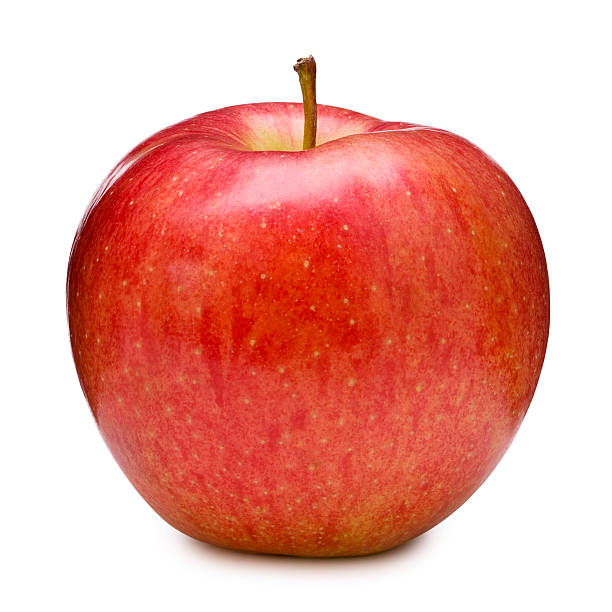
#> input picture ex3/apple.jpeg, 612 x 612 px
$ jupyter execute --allow-errors note.ipynb
#> lines starting #> are read from the running program, lines starting #| are printed output that depends on the picture; after the words box and inside, x2 and y2 are one past the last pixel; in counts of white or black regions, pixels touching at a corner belong together
# Image Blending

[cell 1]
from scipy.signal import convolve2d
import numpy as np
from PIL import Image
from matplotlib import pyplot as plt


def show_image(images):
    if len(images) == 1:
        plt.imshow(255-images[0],cmap='Grays',vmin=0,vmax=255)
    else:
        f,axis = plt.subplots(nrows=1,ncols=len(images))
        for i in range(len(images)):
            axis[i].imshow(255-images[i],cmap='Grays',vmin=0,vmax=255)
            axis[i].axes.get_xaxis().set_visible(False)
            axis[i].axes.get_yaxis().set_visible(False)
    plt.show()

def load_image_to_grays(path : str):
    image = np.asarray(Image.open(path))
    return np.round(0.299*image[:, :, 0]+0.587 * image[:, :, 1]+0.114*image[:, :,  2]).astype(np.uint8)

def get_gausse_pyramid(image):
    size = image.shape[0]
    levels_count = int(np.log2(size))
    levels = []
    levels.append(image)
    for i in range(1,levels_count):
        levels.append(levels[-1][::2,::2])
    return levels

def crop_squre(image):
    size = np.min(image.shape)
    return image[:size,:size]

def fit_to_size(image,size):
    size_to_pad = (size - image.shape[0])
    t = np.abs(np.fft.ifft2(np.pad(np.fft.fftshift(np.fft.fft2(image)),(0,size_to_pad))))
    return ((t-np.min(t))/(np.max(t)-np.min(t))*255).astype('int')
def expand_image(image):
    N = image.shape[0]*2
    expaneded_image = np.zeros((N,N))
    expaneded_image[::2,::2] = image
    expaneded_image[:,:] = convolve2d(expaneded_image,np.array([[1/2,1,1/2]]),mode='same')
    expaneded_image[:,:] = convolve2d(expaneded_image,np.array([[1/2],[1],[1/2]]),mode='same')
    return expaneded_image

def get_laplace_pyramid(image):
    pyramid = []
    for i in range(1,len(image)):
        pyramid.append(image[i-1]-expand_image(image[i]))
    return pyramid

def merge_images(image1,image2,mask):
    if mask.shape[0] != image1.shape[0] or mask.shape[0] != image2.shape[0] or mask.shape[1] != image1.shape[1] or mask.shape[1] != image2.shape[1]:
        raise Exception(f'images and mask have to be in the same size\n Got {image1.shape} {image2.shape} {mask.shape}')
    return image1*mask+(1-mask)*image2

def blend(image1,image2,mask):
    mask_gause = get_gausse_pyramid(mask)
    gause1 = get_gausse_pyramid(image1)
    laplace1 = get_laplace_pyramid(gause1)
    gause2 = get_gausse_pyramid(image2)
    laplace2 = get_laplace_pyramid(gause2)
    blend_laplace = []
    size = min(len(laplace2),len(laplace1))
    base = merge_images(gause1[-1],gause2[-1],mask_gause[-1])
    print(base.dtype)
    print(mask.dtype)
    for i in range(-1,-size-1,-1):
        base = expand_image(base) + merge_images(laplace1[i],laplace2[i],mask_gause[i-1])
    return base

N = 2**10
image1 = load_image_to_grays("./apple.jpeg")
#> in load_image_to_grays, image is the input picture: shape (612, 612, 3); mean R, G, B 234.1, 167.1, 157.2
image2 = load_image_to_grays("./orange.jpeg")
#> call 2 of load_image_to_grays, with path = './orange.jpeg'
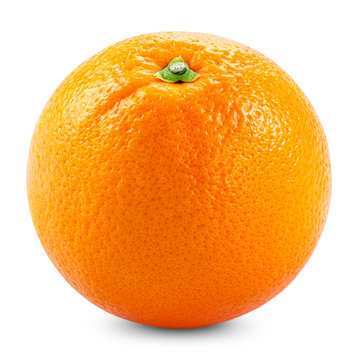
#> input picture ex3/orange.jpeg, 360 x 360 px
#> in load_image_to_grays, image is the input picture: shape (360, 360, 3); mean R, G, B 248.4, 191.3, 127.3
image1 = fit_to_size(image1,N)
#> in fit_to_size, `return ((t-np.min(t))/(np.max(t)-np.min(t))*255).astype('int')`:
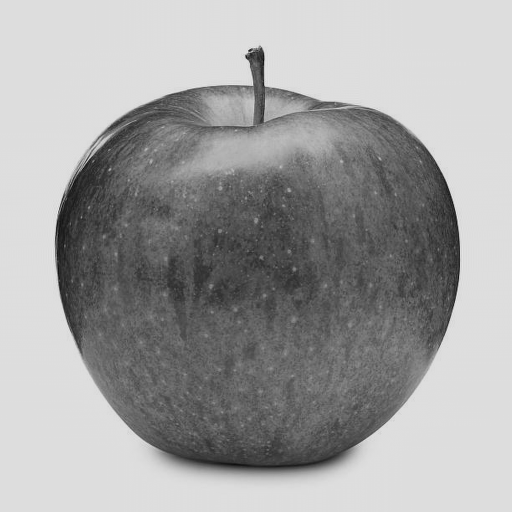
#> returned value: shape (1024, 1024) int64 (shown at 1/2 size); min 0, max 255, mean 160.9
image2 = fit_to_size(image2,N)
N = image1.shape[0]
#> N = 1024
mask = np.zeros((N,N),'int')
mask[N//4:-N//4,N//4:-N//4] = 1
mask = 1- mask

show_image([blend(image1,image2,mask),merge_images(image1,image2,mask)])
#> after the loop in get_gausse_pyramid, `for i in range(1,levels_count):`: levels = 10 items
#> in blend, `mask_gause = get_gausse_pyramid(mask)`:
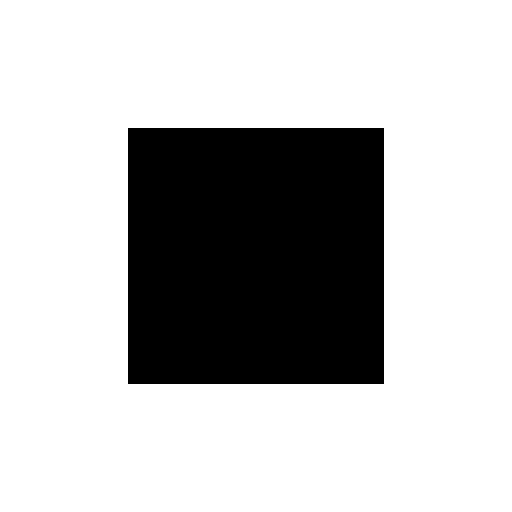
#> mask: shape (1024, 1024) int64 (shown at 1/2 size); values 0 (black) and 1 (white), 75% white; 1 black region, box (x1, y1, x2, y2) and area: (256, 256, 768, 768) 262144
#> the loop in get_laplace_pyramid, `for i in range(1,len(image)):` made 9 passes
#> N in expand_image on passes 1 to 8: 1024, 512, 256, 128, 64, 32, 16, 8
#> N in expand_image on pass 9: 4
#> after the loop in get_laplace_pyramid, `for i in range(1,len(image)):`: pyramid = 9 items
#> in blend, `gause2 = get_gausse_pyramid(image2)`: gause2 = 10 items
#> the loop in get_laplace_pyramid (call 2), `for i in range(1,len(image)):` made 9 passes
#> in blend, `laplace2 = get_laplace_pyramid(gause2)`: laplace2 = 9 items
#> in blend, `size = min(len(laplace2),len(laplace1))`: size = 9
#> in blend, `base = merge_images(gause1[-1],gause2[-1],mask_gause[-1])`: base = [[221, 221], [221, 111]]
#| int64
#| int64
#> after the loop in blend, `for i in range(-1,-size-1,-1):`:
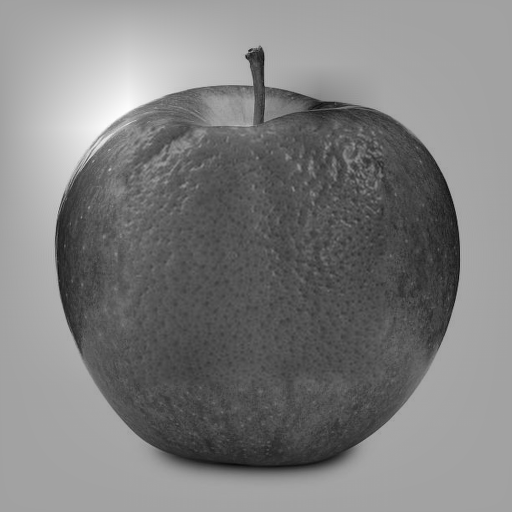
#> base: shape (1024, 1024) float64 (shown at 1/2 size); min 8.58, max 343.1, mean 176; drawn with min black and max white
#> the loop in show_image, `for i in range(len(images)):` made 2 passes
#> in show_image, `plt.show()`:
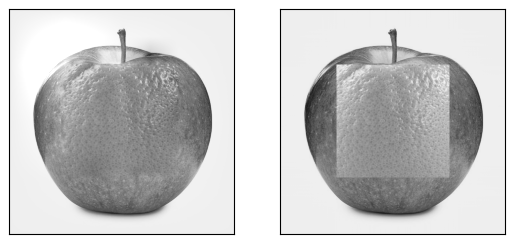
#> figure drawn by matplotlib, 2 panels

N = 2**11
#> (the rest of this cell did not finish here and is left out)

image2 = crop_squre(load_image_to_grays("./image2.jpeg"))
image1 = fit_to_size(image1,N)
image2 = fit_to_size(image2,N)
N = image1.shape[0]
mask = np.zeros((N,N))
mask[:,N//2:] = 1
mask = 1- mask

show_image([blend(image1,image2,mask),merge_images(image1,image2,mask)])

[cell 2]
N = 2**10
#> (the rest of this cell did not finish here and is left out)

image2 = crop_squre(load_image_to_grays("./GANZ.png"))
mask = crop_squre(load_image_to_grays("./BIBIGANZMASK.png"))
image1 = fit_to_size(image1,N)
image2 = fit_to_size(image2,N)
mask[np.where(mask == 0)],mask[np.where(mask > 0)]=0,1
print(np.unique(mask,return_counts=True))
mask = 1-np.round(fit_to_size(mask,N)/255)
show_image([image1*mask,image2*mask])

show_image([blend(image1,image2,mask),blend(image1,image2,1-mask)])

[cell 3]
def hybrid(image1,image2):
    gause1 = get_gausse_pyramid(image1)
    laplace1 = get_laplace_pyramid(gause1)
    gause2 = get_gausse_pyramid(image2)
    laplace2 = get_laplace_pyramid(gause2)
    size = min(len(laplace2),len(laplace1))
    base = gause1[-1]
    for i in range(-1,(-size-1),-1):
        base = expand_image(base) + laplace1[i] if i%2==0 else laplace2[i]
    return base

N = 2**12
#> N = 4096
image1 = load_image_to_grays("./apple.jpeg")
image2 = load_image_to_grays("./orange.jpeg")
image1 = fit_to_size(image1,N)
image2 = fit_to_size(image2,N)
#> call 4 of fit_to_size, with size = 4096
#> in fit_to_size (call 4), `size_to_pad = (size - image.shape[0])`: size_to_pad = 3736
#> in fit_to_size (call 4), `t = np.abs(np.fft.ifft2(np.pad(np.fft.fftshift(np.fft.fft2(image)),(0,..`:
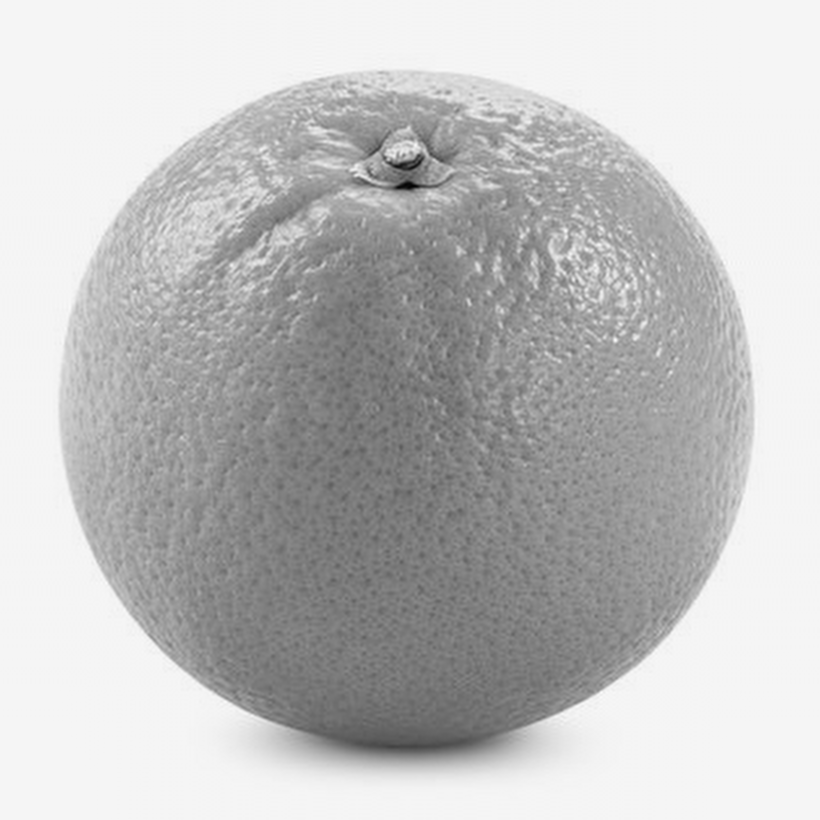
#> t: shape (4096, 4096) float64 (shown at 1/5 size); min 0.0384, max 2.05, mean 1.55; drawn with min black and max white
N = image1.shape[0]
mask = np.zeros((N,N))
mask[:,:] = 0.5

show_image([blend(image1,image2,mask)])
#> in blend (call 2), `mask_gause = get_gausse_pyramid(mask)`: mask_gause = 12 items
#> in blend (call 2), `mask_gause = get_gausse_pyramid(mask)`: mask: shape (4096, 4096) float64; every value is 0.5
#> in blend (call 2), `laplace1 = get_laplace_pyramid(gause1)`: laplace1 = 11 items
#> in blend (call 2), `gause2 = get_gausse_pyramid(image2)`: gause2 = 12 items
#> in blend (call 2), `laplace2 = get_laplace_pyramid(gause2)`: laplace2 = 11 items
#> in blend (call 2), `size = min(len(laplace2),len(laplace1))`: size = 11
#> in blend (call 2), `base = merge_images(gause1[-1],gause2[-1],mask_gause[-1])`: base = [[231, 231], [231, 93.5]]
#| float64
#| float64
#> after the loop in blend (call 2), `for i in range(-1,-size-1,-1):`:
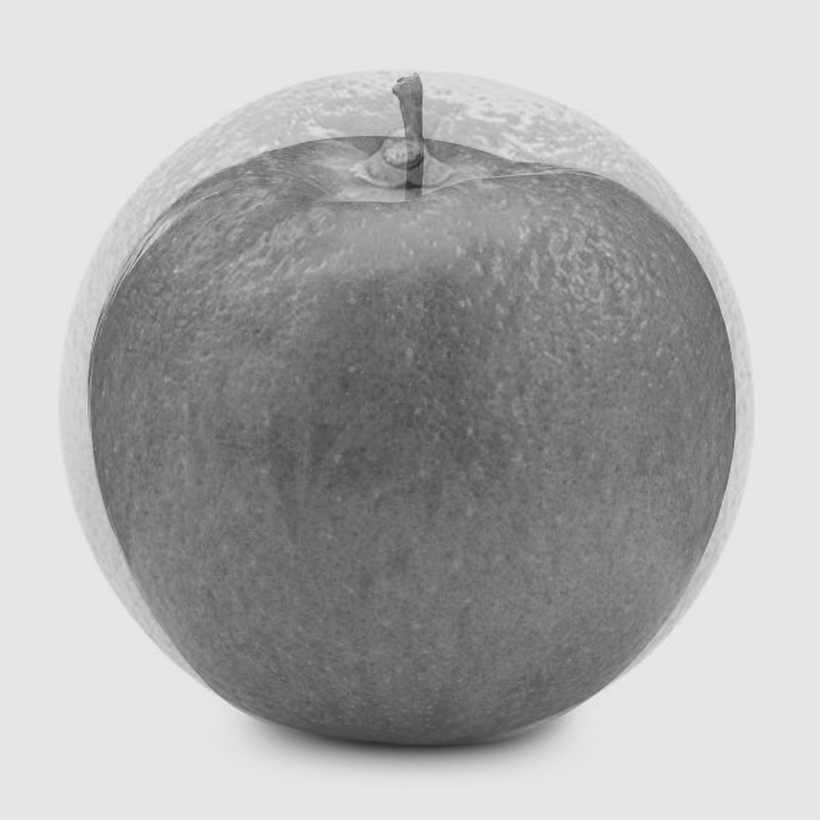
#> base: shape (4096, 4096) float64 (shown at 1/5 size); min 40, max 237, mean 175
#> in show_image (call 2), `plt.show()`:
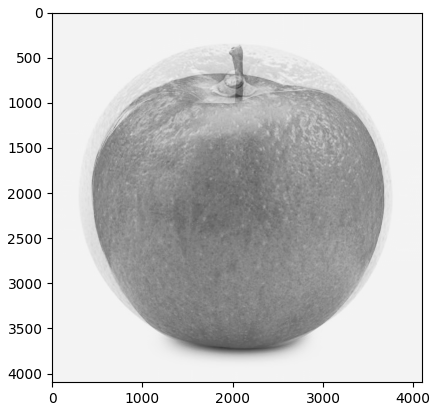
#> figure drawn by matplotlib, 1 panel
print(hybrid(image1,image2))
#> in hybrid, `gause1 = get_gausse_pyramid(image1)`: gause1 = 12 items
#> in hybrid, `laplace1 = get_laplace_pyramid(gause1)`: laplace1 = 11 items
#> in hybrid, `gause2 = get_gausse_pyramid(image2)`: gause2 = 12 items
#> in hybrid, `laplace2 = get_laplace_pyramid(gause2)`: laplace2 = 11 items
#> in hybrid, `size = min(len(laplace2),len(laplace1))`: size = 11
#> in hybrid, `base = gause1[-1]`: base = [[217, 217], [217, 76]]
#> after the loop in hybrid, `for i in range(-1,(-size-1),-1):`:
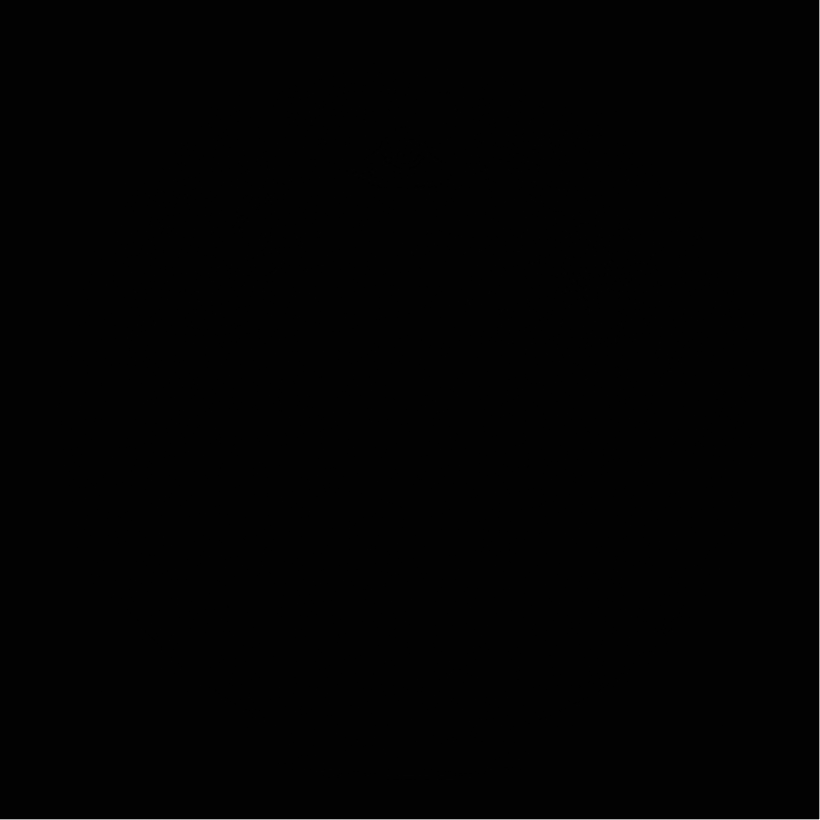
#> base: shape (4096, 4096) float64 (shown at 1/5 size); min -1.75, max 183.8, mean 0.1; drawn with min black and max white
#> (printed output is left out)
show_image([hybrid(image1,image2)])
#> in show_image (call 3), `plt.show()`:
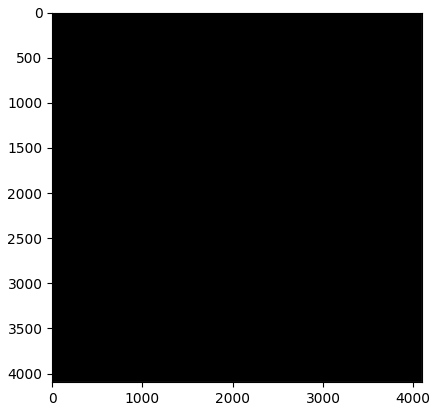
#> figure drawn by matplotlib, 1 panel
